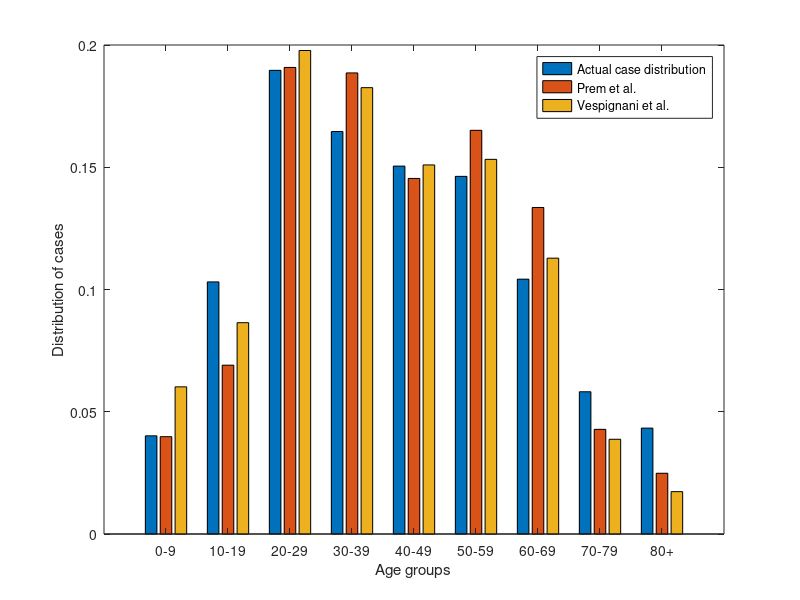

MATLAB code to generate this figure:
load("cases_by_age.mat")

bar([data,infectedDistributionUSA,infectedDistributionUS2]);
agDistLabels = {"0-9", "10-19", "20-29", "30-39", "40-49", "50-59", "60-69", "70-79", "80+"};
set(gca,'xticklabel',agDistLabels);xlabel('Age groups');
ylabel('Distribution of cases');

legend({'Actual case distribution','Prem et al.','Vespignani et al.'});

print -depsc ageDist
shg